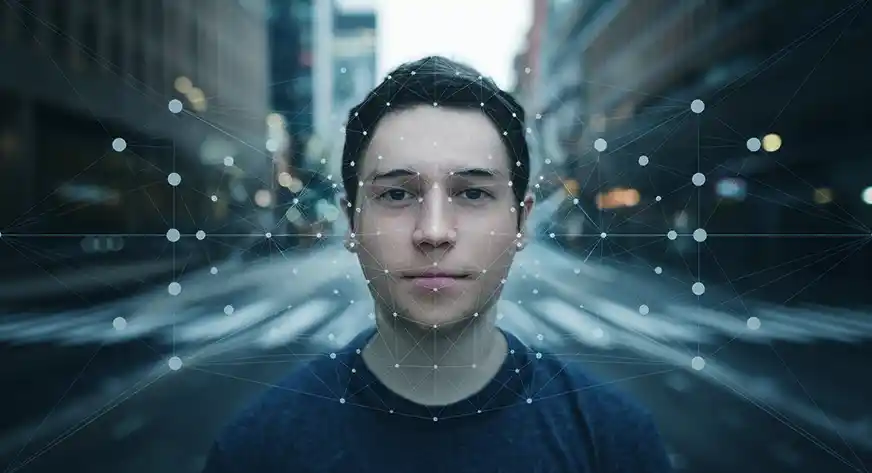
#> input picture person.jpg, 872 x 473 px, found by its file name
$ jupyter execute 4.Image_Transformation.ipynb
#> lines starting #> are read from the running program, lines starting #| are printed output that depends on the picture
## Image Resizing

[cell 1]
import cv2
import matplotlib.pyplot as plt

# Read image
image = cv2.imread("person.jpg")
#> image is the input picture: shape (473, 872, 3); mean B, G, R 88.1, 78.8, 57.3

# Resize image
resized = cv2.resize(image, (300, 300))
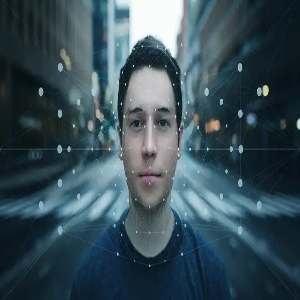
#> resized: shape (300, 300, 3); mean B, G, R 88, 78.7, 57.2

plt.imshow(cv2.cvtColor(resized, cv2.COLOR_BGR2RGB))
plt.title("Resized Image")
plt.axis("off")
plt.show()

[cell 2]
# Display image information
height, width, channels = resized.shape
#> height = 300; width = 300; channels = 3
print("Height:", height)
#| Height: 300
print("Width:", width)
#| Width: 300
print("Channels:", channels)
#| Channels: 3
print("Data type:", resized.dtype)
#| Data type: uint8

## Image Rotation

[cell 3]
# Rotate image by 45 degrees
(h, w) = image.shape[:2]
#> h = 473; w = 872
center = (w // 2, h // 2)
#> center = (436, 236)

matrix = cv2.getRotationMatrix2D(center, 10, 1.0)
rotated = cv2.warpAffine(image, matrix, (w, h))
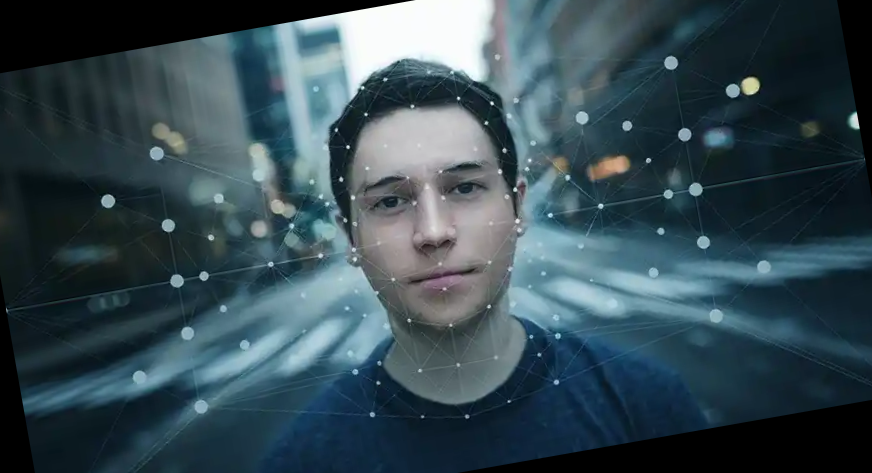
#> rotated: shape (473, 872, 3); mean B, G, R 83.3, 74.8, 54.9

plt.imshow(cv2.cvtColor(rotated, cv2.COLOR_BGR2RGB))
plt.title("Rotated Image")
plt.axis("off")
plt.show()

## Image Flipping

[cell 4]
# Flip image horizontally
flipped = cv2.flip(image, 1)
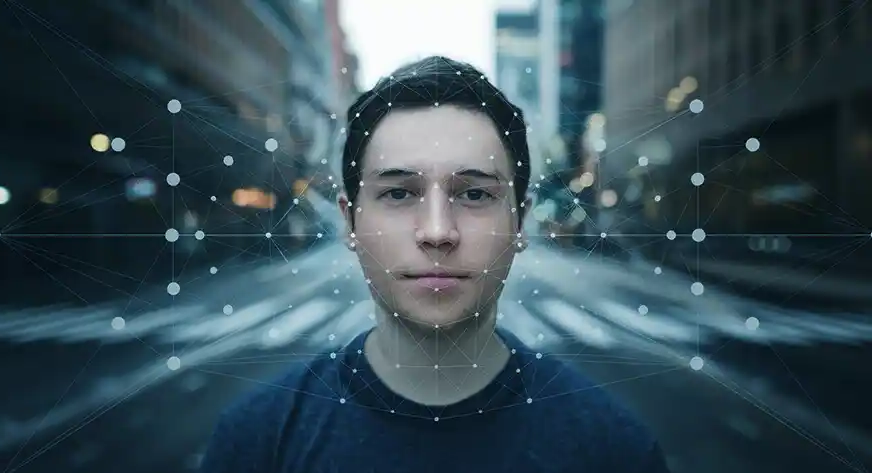
#> flipped: shape (473, 872, 3); mean B, G, R 88.1, 78.8, 57.3

plt.imshow(cv2.cvtColor(flipped, cv2.COLOR_BGR2RGB))
plt.title("Flipped Image")
plt.axis("off")
plt.show()
